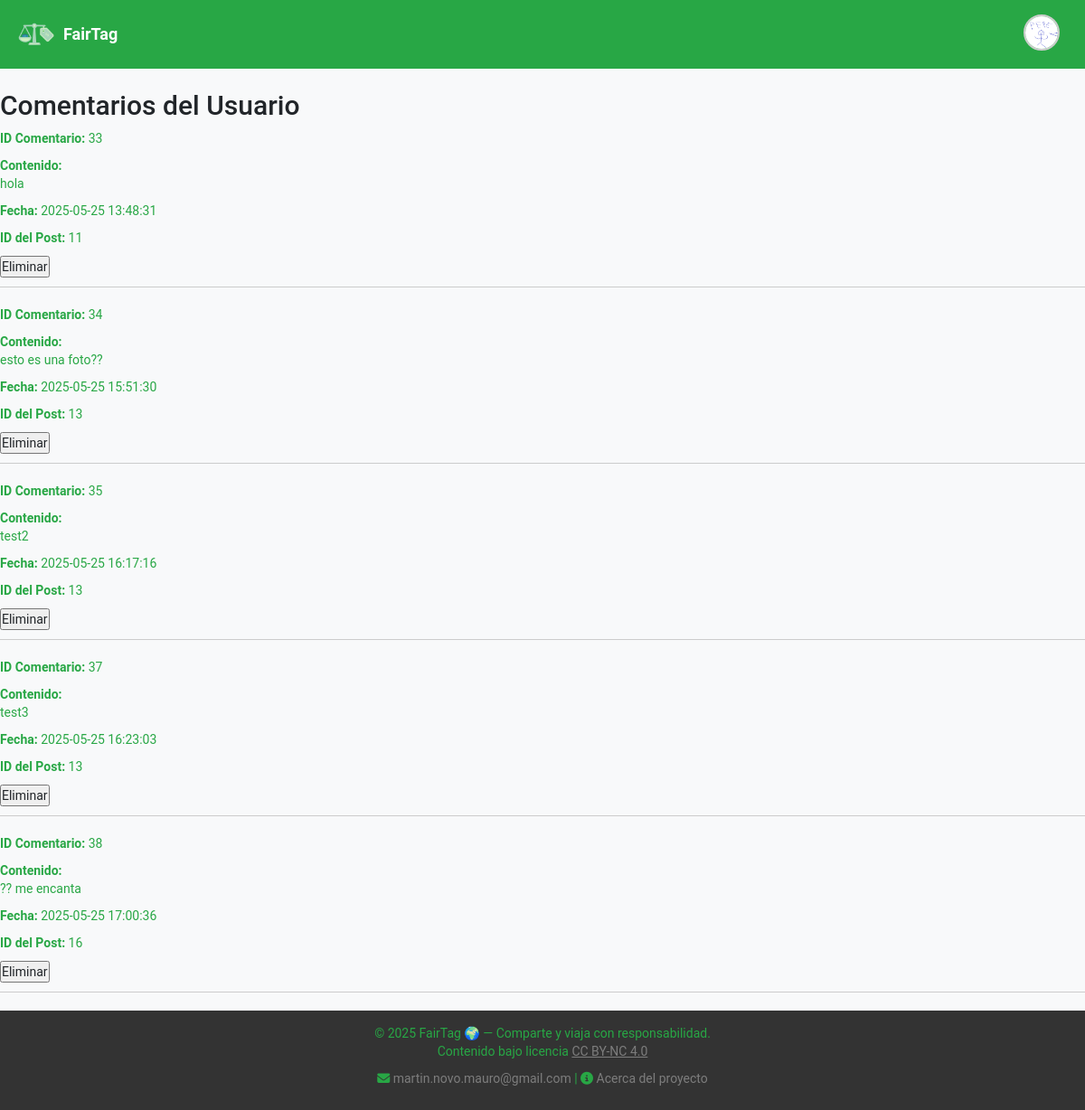
/index.php?c=Comment&a=listarPorUserId&id=26 (signed in), run on the app's committed database.
### tables this page shows
CREATE TABLE `comments` (
  `id` int NOT NULL,
  `content` text NOT NULL,
  `created_at` datetime NOT NULL,
  `user_id` int NOT NULL,
  `post_id` int NOT NULL
);

### controller/comment.controller.php (called while the page is built, shortened)
<?php
require_once '../model/entidades/Comment.php';
require_once '../model/CommentDAO.php';
class CommentController {
    private $model;
    public function __construct() {
        $this->model = new CommentDAO();
    }
    public function listarPorUserId() {
        $userId = $_GET['id'];
        $comments = $this->model->obtenerPorUserId($userId);
        require_once '../view/header.php';
        require_once '../view/dashboard/listaComments.php';
        require_once '../view/footer.php';
    }
}

### public/index.php (called while the page is built, shortened)
<?php
include_once '../db/db.php';
$accion = isset($_REQUEST['a']) ? $_REQUEST['a'] : 'Index';
$controller = new $controller;
call_user_func( array( $controller, $accion ) );

### db/db.php (called while the page is built)
<?php
class Database {
    public static function connect() {
        $host = 'db';
        $db = 'fairTag';
        $user = 'fairTag';
        $pass = 'password';
        try {
            $pdo = new PDO("mysql:host=$host;dbname=$db", $user, $pass);
            $pdo->setAttribute(PDO::ATTR_ERRMODE, PDO::ERRMODE_EXCEPTION);
            return $pdo;
        } catch (PDOException $e) {
            die("Conexión fallida: " . $e->getMessage());
        }
    }
}

### model/commentDAO.php (called while the page is built, shortened)
<?php
require_once 'entidades/Comment.php';
class CommentDAO {
    private $pdo;
    public function __construct() {
        try {
            $this->pdo = Database::connect();
        } catch (Exception $e) {
            die($e->getMessage());
        }
    }
    public function obtenerPorUserId(int $user_id) {
        $stmt = $this->pdo->prepare("SELECT * FROM comments WHERE user_id = ?");
        $stmt->execute([$user_id]);
        $data = $stmt->fetchAll(PDO::FETCH_ASSOC);
        $comments = [];
        foreach ($data as $row) {
            $comment = new Comment();
            $comment->setId($row['id']);
            $comment->setContent($row['content']);
            $comment->setCreatedAt($row['created_at']);
            $comment->setUserId($row['user_id']);
            $comment->setPostId($row['post_id']);
            $comments[] = $comment;
        }
        return $comments;
    }
}

### model/entidades/comment.php (called while the page is built, shortened)
<?php
class Comment {
    private int $id;
    private string $content;
    private string $created_at;
    private int $post_id;
    public function getId() {
        return $this->id;
    }
    public function setId($id) {
        $this->id = $id;
    }
    public function getContent() {
        return $this->content;
    }
    public function setContent($content) {
        $this->content = $content;
    }
    public function getCreatedAt() {
        return $this->created_at;
    }
    public function setCreatedAt($created_at) {
        $this->created_at = $created_at;
    }
    public function getPostId() {
        return $this->post_id;
    }
    public function setPostId($post_id) {
        $this->post_id = $post_id;
    }
}

### view/dashboard/listaComments.php (the view, shortened to what this page needs)
<h2>Comentarios del Usuario</h2>
<?php if (!empty($comments)): ?>
    <ul>
        <?php foreach ($comments as $comment): ?>
            <li style="margin-bottom: 20px; border-bottom: 1px solid #ccc; padding-bottom: 10px;">
                <p><strong>ID Comentario:</strong> <?= htmlspecialchars($comment->getId()) ?></p>
                <p><strong>Contenido:</strong><br> <?= nl2br(htmlspecialchars($comment->getContent())) ?></p>
                <p><strong>Fecha:</strong> <?= htmlspecialchars($comment->getCreatedAt()) ?></p>
                <p><strong>ID del Post:</strong> <?= htmlspecialchars($comment->getPostId()) ?></p>
                <form action="index.php?c=Comment&a=eliminar" method="post" onsubmit="return confirm('¿Seguro que quieres eliminar este comentario?');">
                    <button type="submit">Eliminar</button>
                </form>
            </li>
        <?php endforeach; ?>
    </ul>
<?php else: ?>
    <p>No se encontraron comentarios para este usuario.</p>
<?php endif; ?>

### public/css/base/_variables.css (style rules this page uses)
:root { --verde-principal: #28a745; --verde-claro: #8fd19e; --verde-oscuro: #1e7e34; --gris-claro: #f8f9fa; --gris-oscuro: #495057; --blanco: #ffffff; --negro: #212529; }

### public/css/base/_typography.css (style rules this page uses)
body { font-family: 'Roboto', sans-serif; background-color: var(--gris-claro); color: var(--negro); height: 100%; }
p { color: var(--verde-principal); }

### data on the page
comments: id "33", content "hola", created_at "2025-05-25 13:48:31", post "11"
comments: id "34", content "esto es una foto??", created_at "2025-05-25 15:51:30", post "13"
comments: id "35", content "test2", created_at "2025-05-25 16:17:16", post "13"
comments: id "37", content "test3", created_at "2025-05-25 16:23:03", post "13"
comments: id "38", content "?? me encanta", created_at "2025-05-25 17:00:36", post "16"
